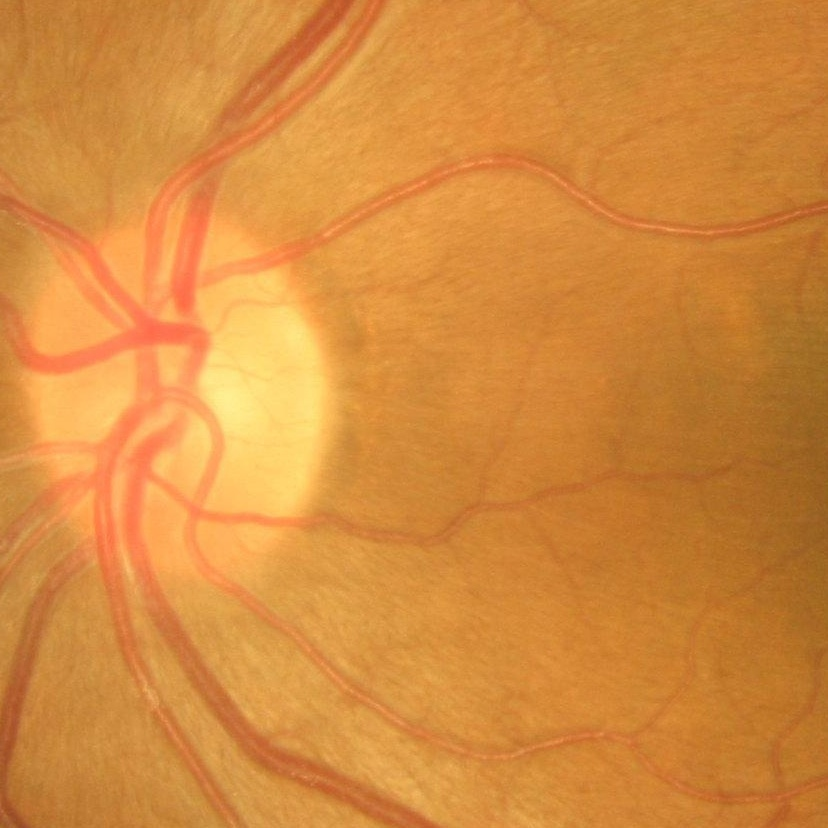
#> input picture Retinal_Segmentation_LinkNet_PSPNet/Datasets/ORIGA/ImagesCropped/014.jpg, 828 x 828 px, found by its file name
$ jupyter execute --allow-errors Image_crop.ipynb
#> lines starting #> are read from the running program, lines starting #| are printed output that depends on the picture; after the words box and inside, x2 and y2 are one past the last pixel; in counts of white or black regions, pixels touching at a corner belong together
[cell 1]
import cv2
import numpy as np
from PIL import Image
import matplotlib.pyplot as plt
from scipy.io import loadmat, savemat
import os

[cell 2]
folder_path = os.path.dirname(os.path.dirname(os.getcwd()))
folder_path

[cell 3]
image = cv2.imread(r''+folder_path+r'\Datasets\ORIGA\Images\014.jpg')
#> image is the input picture: shape (828, 828, 3); mean B, G, R 62.5, 139.4, 213.5
#> (the rest of this cell did not finish here and is left out)

[cell 4]
def crop_image(img, crop_perc_height, crop_perc_width):
        '''
        Crops the image, cutting from height and width depending on crop_perc.
        '''
#> called with crop_perc_height = 30, crop_perc_width = 50
        height, width = img.shape[:2]
#> height = 828; width = 828
        h_crop = int((crop_perc_height/100*height)//2)
#> h_crop = 124
        w_crop = int((crop_perc_width/100*width)//2)
#> w_crop = 207
        return img[h_crop:(height-h_crop), w_crop:(width-w_crop)]
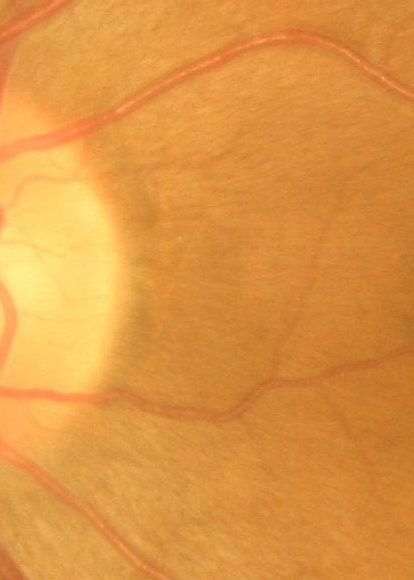
#> returned value: shape (580, 414, 3); mean of channels 0, 1, 2 67.7, 149.9, 222.6; drawn as B, G, R

[cell 5]
image = crop_image(np.array(image), 30, 50)
#> (the rest of this cell did not finish here and is left out)

[cell 6]
plt.imshow(image)

#> (a cell that did not finish here is left out)

[cell 8]
gray = cv2.cvtColor(image, cv2.COLOR_BGR2GRAY)
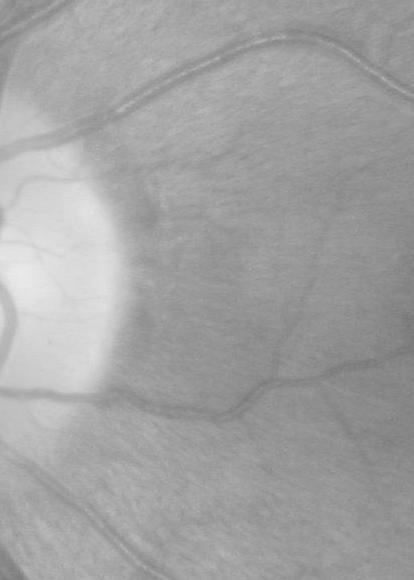
#> gray: shape (580, 414); min 117, max 233, mean 162.3

[cell 9]
plt.imshow(gray)

[cell 10]
equalized = cv2.equalizeHist(gray)
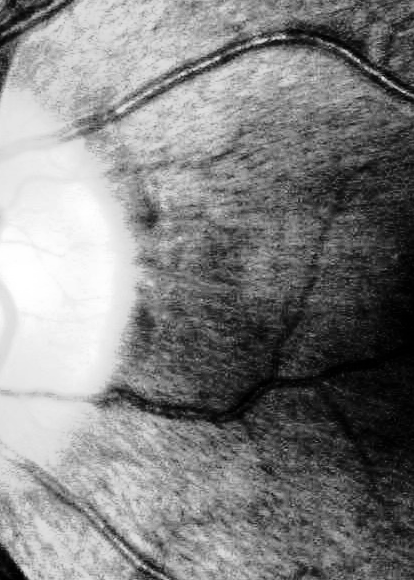
#> equalized: shape (580, 414); min 0, max 255, mean 130

[cell 11]
plt.imshow(equalized)

[cell 12]
#binary = cv2.adaptiveThreshold(equalized, 255, cv2.ADAPTIVE_THRESH_MEAN_C, cv2.THRESH_BINARY, 11, 2)
_, binary = cv2.threshold(equalized, 240, 255, cv2.THRESH_BINARY)
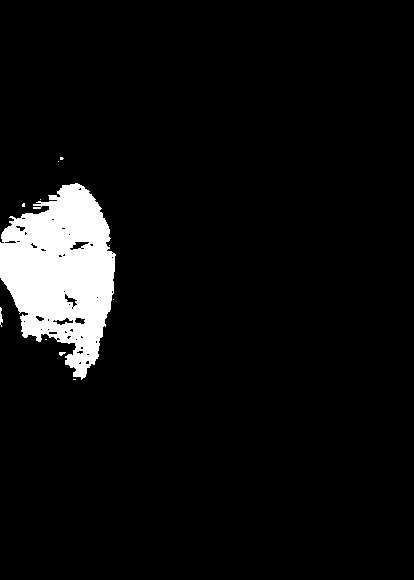
#> binary: shape (580, 414); 6% white; 11 white regions (9 under 20 px)

[cell 13]
# # # Apply morphological operations to remove noise
# kernel = np.ones((5, 5), np.uint8)
# binary = cv2.erode(binary, kernel, iterations=1)
# binary = cv2.dilate(binary, kernel, iterations=1)

[cell 14]
# Vein enhancement using top-hat transform
#tophat = cv2.morphologyEx(equalized, cv2.MORPH_TOPHAT, kernel)

[cell 15]
# Combine the binary image with the vein-enhanced image
#combined = cv2.addWeighted(binary, 1, tophat, 0.5, 0)

[cell 16]
contours, x = cv2.findContours(binary, cv2.RETR_EXTERNAL, cv2.CHAIN_APPROX_SIMPLE)
#> contours = 11 contours, 10 with area under 20; largest, box (x1, y1, x2, y2) and area: (0, 183, 116, 380) 14422; x = [[1, -1, -1, -1], [2, 0, -1, -1], [3, 1, -1, -1], [4, 2, -1, -1], [5, 3, -1, -1], [6, 4, -1, -1], [7, 5, -1, -1], [8, 6, -1, -1], [9, 7, -1, -1], [10, 8, -1, -1], [-1, 9, -1, -1]]

[cell 17]
#filtered_contours = [cnt for cnt in contours if cv2.contourArea(cnt) < 500]  # You need to define 'threshold_area'

[cell 18]
largest_contour = max(contours, key=cv2.contourArea)
#> largest_contour = contour of 353 points, box (x1, y1, x2, y2) (0, 183, 116, 380), area 14422

[cell 19]
x, y, w, h = cv2.boundingRect(largest_contour)
#> x = 0; y = 183; w = 116; h = 197

[cell 20]
cropped_image = image[y:y+h, x:x+w]
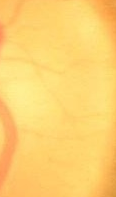
#> cropped_image: shape (197, 116, 3); mean B, G, R 112.3, 209.7, 253.4
#> (the rest of this cell did not finish here and is left out)

$ run again, with Retinal_Segmentation_LinkNet_PSPNet/Datasets/ORIGA/ImagesCropped/001.jpg copied over Retinal_Segmentation_LinkNet_PSPNet/Datasets/ORIGA/ImagesCropped/014.jpg
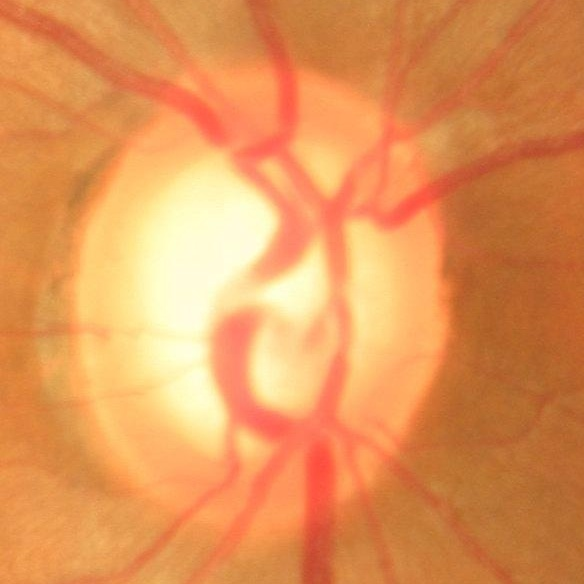
#> input picture Retinal_Segmentation_LinkNet_PSPNet/Datasets/ORIGA/ImagesCropped/001.jpg, 584 x 584 px, found by its file name
#> image is the input picture: shape (584, 584, 3); mean B, G, R 87.3, 149.1, 227.1
#> `_, binary = cv2.threshold(equalized, 240, 255, cv2.THRESH_BINARY)`:
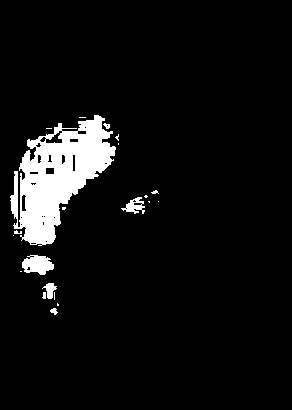
#> binary: shape (410, 292); 6.6% white; 21 white regions (13 under 20 px)
#> `contours, x = cv2.findContours(binary, cv2.RETR_EXTERNAL, cv2.CHAIN_AP..`: contours = 21 contours, 16 with area under 20; largest, box (x1, y1, x2, y2) and area: (10, 115, 116, 246) 6968, (22, 255, 54, 275) 414, (121, 197, 145, 214) 174, (42, 283, 57, 299) 100, (50, 308, 58, 315) 24; x = 21 rows, first 6: [1, -1, -1, -1], [2, 0, -1, -1], [3, 1, -1, -1], [4, 2, -1, -1], [5, 3, -1, -1], [6, 4, -1, -1]
#> largest_contour = contour of 296 points, box (x1, y1, x2, y2) (10, 115, 116, 246), area 6968
#> `x, y, w, h = cv2.boundingRect(largest_contour)`: x = 10; y = 115; w = 106; h = 131
#> `cropped_image = image[y:y+h, x:x+w]`:
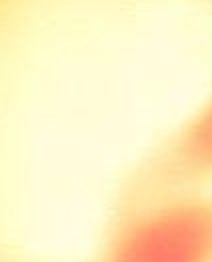
#> cropped_image: shape (131, 106, 3) (shown 2 times larger); mean B, G, R 195.5, 240.9, 254.3

$ run again, with Retinal_Segmentation_LinkNet_PSPNet/Datasets/ORIGA/ImagesCropped/002.jpg copied over Retinal_Segmentation_LinkNet_PSPNet/Datasets/ORIGA/ImagesCropped/014.jpg
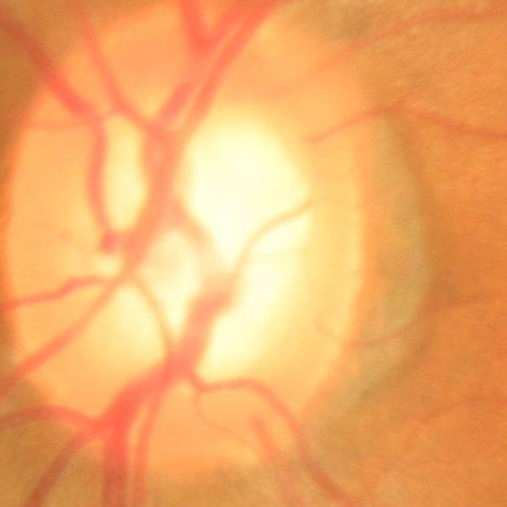
#> input picture Retinal_Segmentation_LinkNet_PSPNet/Datasets/ORIGA/ImagesCropped/002.jpg, 507 x 507 px, found by its file name
#> image is the input picture: shape (507, 507, 3); mean B, G, R 104, 170.1, 240.9
#> `_, binary = cv2.threshold(equalized, 240, 255, cv2.THRESH_BINARY)`:
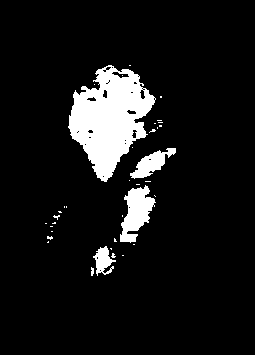
#> binary: shape (355, 255); 8.8% white; 36 white regions (31 under 20 px)
#> `contours, x = cv2.findContours(binary, cv2.RETR_EXTERNAL, cv2.CHAIN_AP..`: contours = 35 contours, 31 with area under 20; largest, box (x1, y1, x2, y2) and area: (68, 65, 156, 182) 5772, (120, 185, 156, 243) 1034, (130, 148, 176, 179) 543, (93, 246, 116, 276) 304; x = 35 rows, first 6: [1, -1, -1, -1], [2, 0, -1, -1], [3, 1, -1, -1], [4, 2, -1, -1], [5, 3, -1, -1], [6, 4, -1, -1]
#> largest_contour = contour of 237 points, box (x1, y1, x2, y2) (68, 65, 156, 182), area 5772
#> `x, y, w, h = cv2.boundingRect(largest_contour)`: x = 68; y = 65; w = 88; h = 117
#> `cropped_image = image[y:y+h, x:x+w]`:
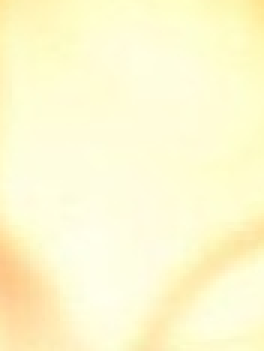
#> cropped_image: shape (117, 88, 3) (shown 3 times larger); mean B, G, R 208.2, 249.7, 254.3

$ run again, with Retinal_Segmentation_LinkNet_PSPNet/Datasets/ORIGA/ImagesCropped/003.jpg copied over Retinal_Segmentation_LinkNet_PSPNet/Datasets/ORIGA/ImagesCropped/014.jpg
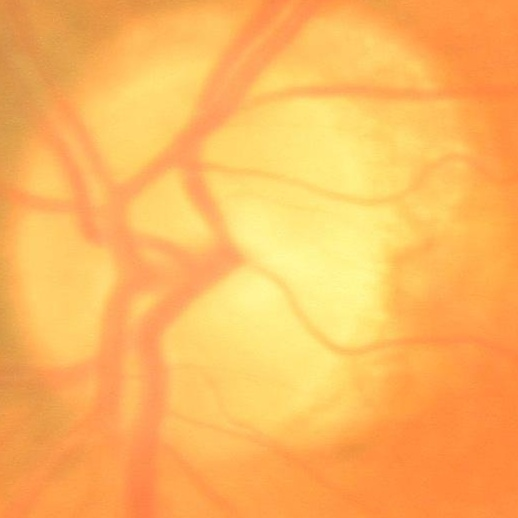
#> input picture Retinal_Segmentation_LinkNet_PSPNet/Datasets/ORIGA/ImagesCropped/003.jpg, 518 x 518 px, found by its file name
#> image is the input picture: shape (518, 518, 3); mean B, G, R 92.7, 182.9, 252
#> `_, binary = cv2.threshold(equalized, 240, 255, cv2.THRESH_BINARY)`:
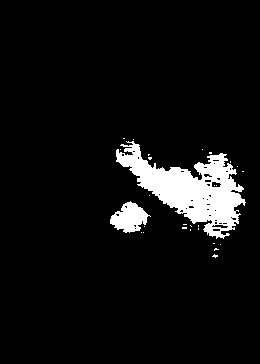
#> binary: shape (364, 260); 6.5% white; 28 white regions (26 under 20 px)
#> `contours, x = cv2.findContours(binary, cv2.RETR_EXTERNAL, cv2.CHAIN_AP..`: contours = 26 contours, 24 with area under 20; largest, box (x1, y1, x2, y2) and area: (116, 141, 246, 239) 5157, (110, 201, 151, 233) 716; x = 26 rows, first 6: [1, -1, -1, -1], [2, 0, -1, -1], [3, 1, -1, -1], [4, 2, -1, -1], [5, 3, -1, -1], [6, 4, -1, -1]
#> largest_contour = contour of 422 points, box (x1, y1, x2, y2) (116, 141, 246, 239), area 5157
#> `x, y, w, h = cv2.boundingRect(largest_contour)`: x = 116; y = 141; w = 130; h = 98
#> `cropped_image = image[y:y+h, x:x+w]`:
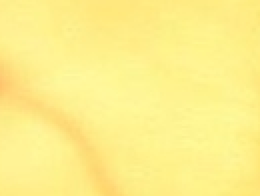
#> cropped_image: shape (98, 130, 3) (shown 2 times larger); mean B, G, R 138.7, 239.1, 254
